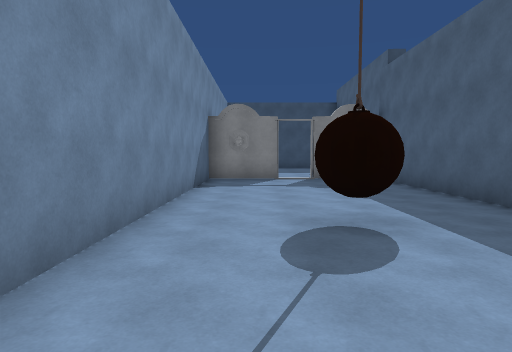
view 1 (above)

15 first-person views from a walk through a 3-D level made in the Unity game engine. The camera is 1.5 m above the floor, tilts 4° down and sees 75° across. Doors are open. The floor is counted in squares, 2 m on a side. Each view is taken from the middle of a square. On the plan, view 1 faces up. The plan holds only what a view shows up to about 11 squares ahead; the rest is blank. The place goes on beyond the plan. The player character is not drawn.

view 2
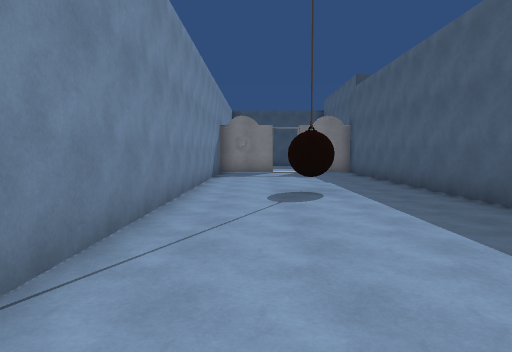

view 3
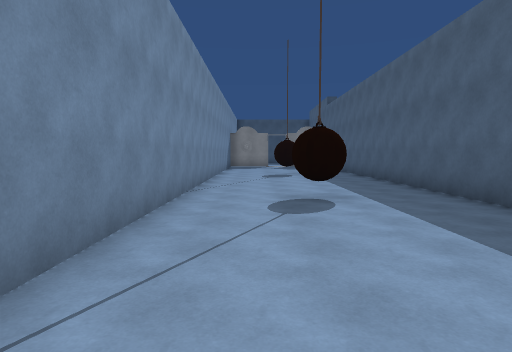

view 4
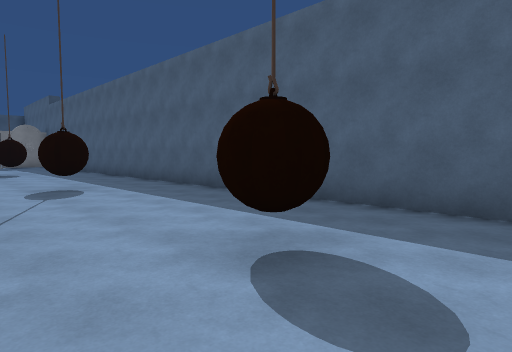

view 5
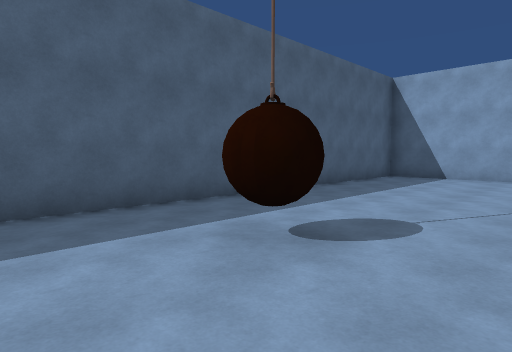

view 6
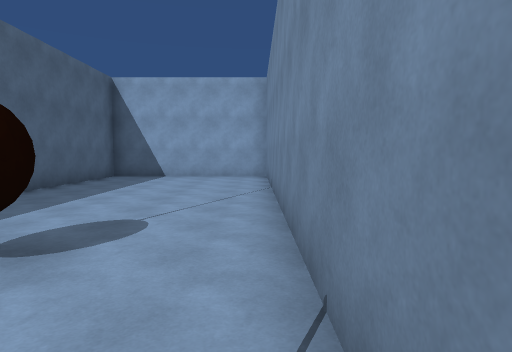

view 7
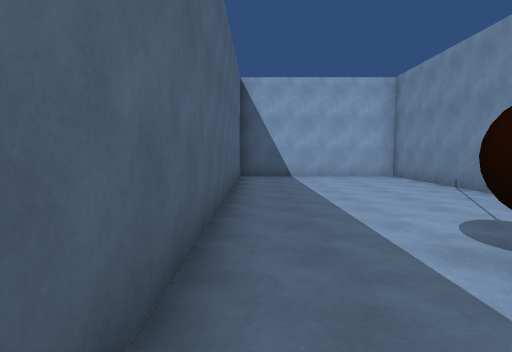

view 8
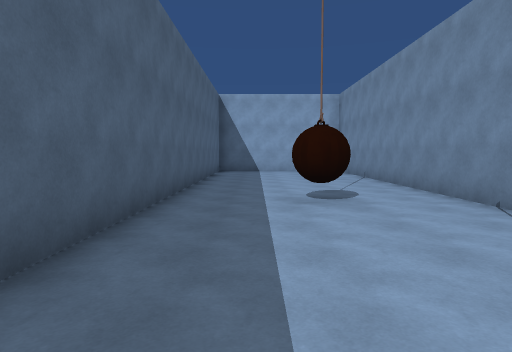

view 9
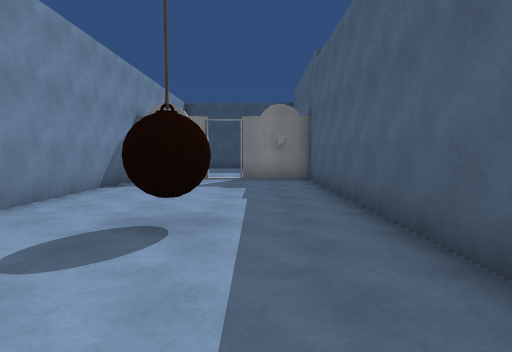

view 10
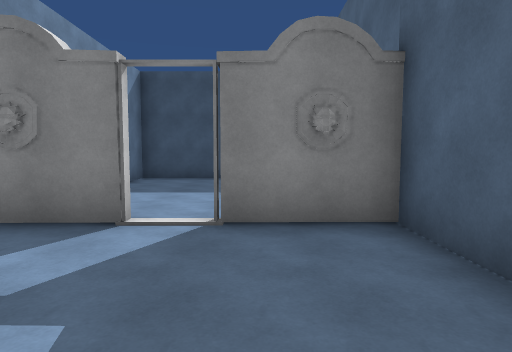

view 11
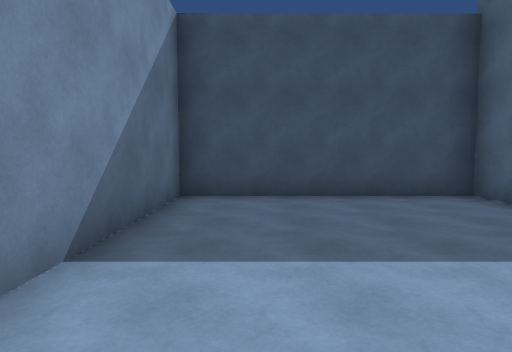

view 12
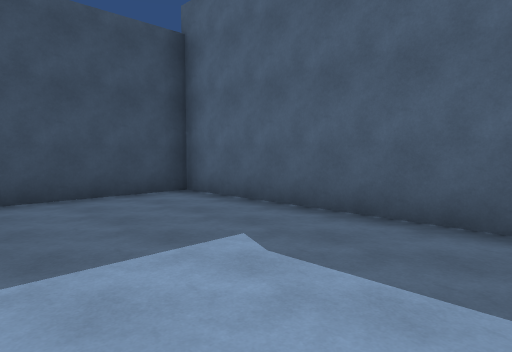

view 13
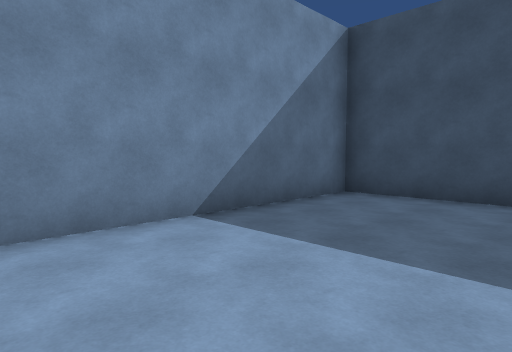

view 14
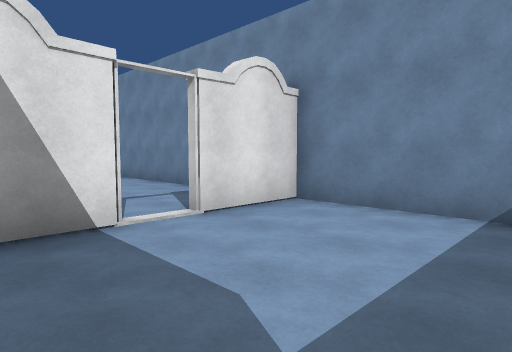

view 15
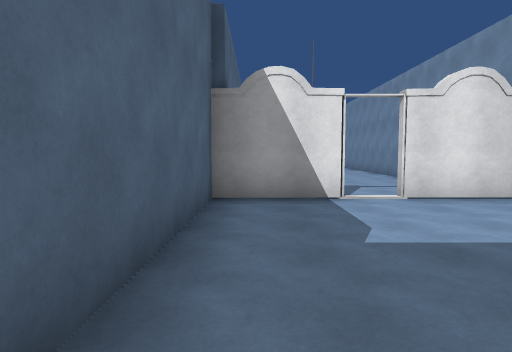

### Floor plan
Ten units are one square. View 1 is at (0, 0); x grows to the right and y downward. Boxes are objects, and circles mark ways between rooms. Rooms are numbered by the first view taken in them; rooms with no view inside come last. Other rooms are left out.
<svg viewBox="-19 -163 62 333">
<path fill="none" stroke="#000" d="M-13 -91 -13 165 35 165 35 -95 15 -94M6 -94 -14 -94M15 -96 37 -96 38 -158 -13 -158 -13 -91M-14 -96 7 -96"/>
<circle cx="10" cy="-95" r="3" fill="#2a7"/>
<text x="10" y="40">1</text>
<text x="10" y="-130">2</text>
</svg>
Room 1 opens to room 2.

Where each view was taken, in squares from view 1:
view 1: 0 up, 0 right, facing up
view 2: 3 down, 0 right, facing up
view 3: 8 down, 0 right, facing up
view 4: 10 down, 1 left, facing up-right
view 5: 6 down, 1 left, facing down-right
view 6: 6 down, 1 left, facing down
view 7: 6 down, 3 right, facing down
view 8: 3 down, 2 right, facing down
view 9: 0 up, 2 right, facing up
view 10: 6 up, 2 right, facing up
view 11: 10 up, 0 right, facing up
view 12: 10 up, 0 right, facing up-right
view 13: 10 up, 2 right, facing up-left
view 14: 13 up, 3 right, facing down-left
view 15: 15 up, 3 right, facing down
